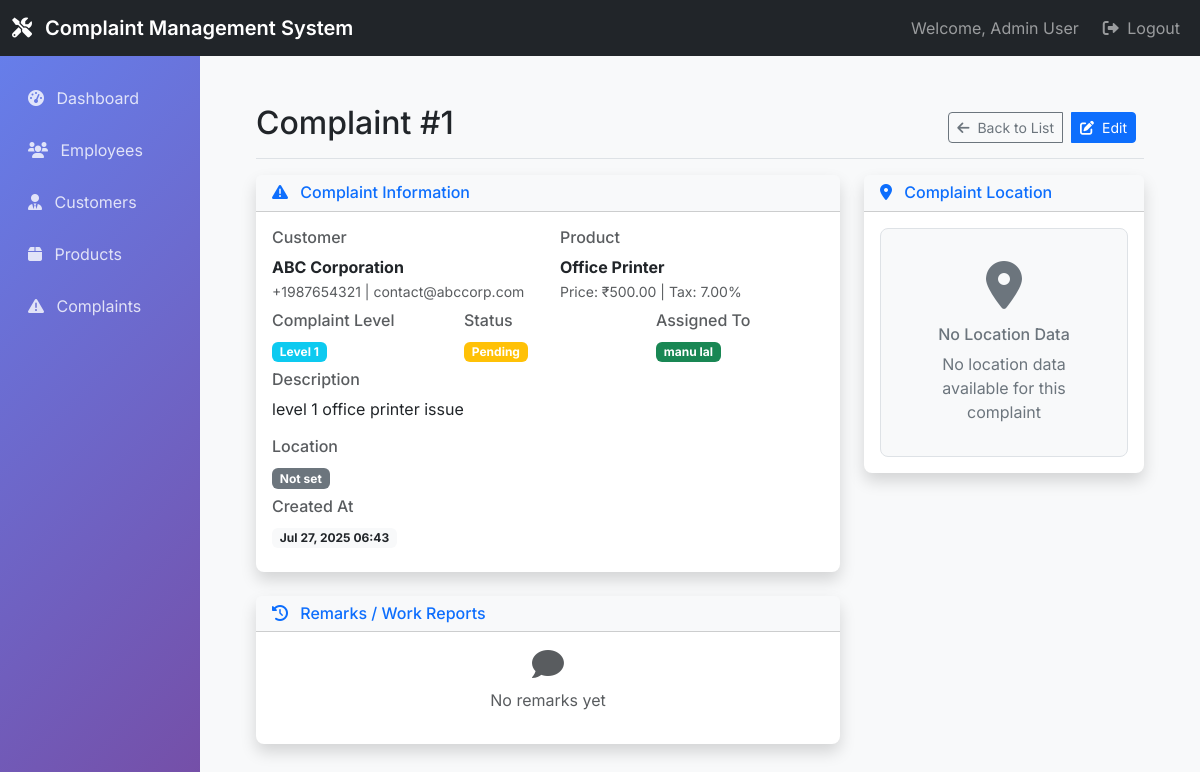
/admin_complaints/1/ (signed in), run on an earlier commit of the app's database.
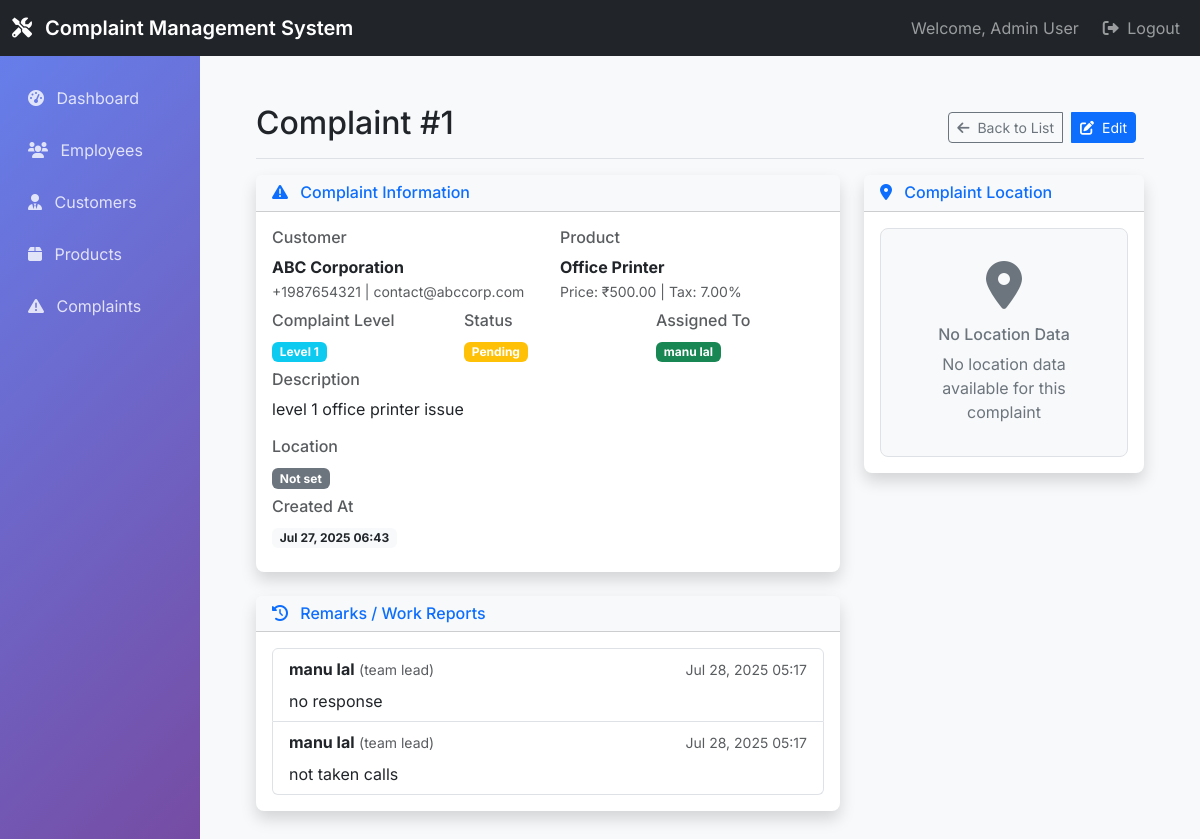
And on a later commit of the database.
### complaints/models.py (models this page shows, shortened)
class ComplaintRemark(models.Model):
    complaint = models.ForeignKey(Complaint, on_delete=models.CASCADE, related_name='remarks')
    employee = models.ForeignKey(Employee, on_delete=models.CASCADE)
    remark = models.TextField()
    timestamp = models.DateTimeField(auto_now_add=True)

class Employee(models.Model):
    user = models.OneToOneField(User, on_delete=models.CASCADE, related_name='employee_profile')
    phone = models.CharField(max_length=15)
    designation = models.CharField(max_length=100)
    salary = models.DecimalField(max_digits=10, decimal_places=2)
    address = models.TextField(blank=True, null=True)

class User(AbstractUser):
    ROLE_CHOICES = (
        ('admin', 'Admin'),
        ('employee', 'Employee'),
    )
    role = models.CharField(max_length=10, choices=ROLE_CHOICES)

### complaints/views.py (the view)
# urls.py: path('admin_complaints/<int:pk>/', views.complaint_detail, name='complaint_detail'),
@login_required
@user_passes_test(is_admin)
def complaint_detail(request, pk):
    complaint = get_object_or_404(Complaint, pk=pk)
    remarks = complaint.remarks.all().order_by('-timestamp')
    return render(request, 'admin_section/complaint_detail.html', {'complaint': complaint, 'remarks': remarks})

### complaints/views.py (called while the page is built)
def is_admin(user):
    return user.is_authenticated and user.role == 'admin'

### templates/admin_section/complaint_detail.html (shortened to what the changed rows need)
{% extends 'base.html' %}
{% block extra_css %}
<link rel="stylesheet" href="https://unpkg.com/leaflet@1.9.4/dist/leaflet.css" />
{% endblock %}
{% block content %}
<div class="d-flex justify-content-between flex-wrap flex-md-nowrap align-items-center pt-3 pb-2 mb-3 border-bottom">
    <h1 class="h2">Complaint #{{ complaint.id }}</h1>
</div>
<div class="row">
    <div class="col-md-8">
        <div class="card border-0 shadow">
            <div class="card-body">
                {% if remarks %}
                    <ul class="list-group">
                        {% for remark in remarks %}
                        <li class="list-group-item">
                            <div class="d-flex justify-content-between align-items-center">
                                <div>
                                    <strong>{{ remark.employee.user.get_full_name|default:remark.employee.user.username }}</strong>
                                    <span class="text-muted small">({{ remark.employee.designation }})</span>
                                </div>
                                <span class="text-muted small">{{ remark.timestamp|date:"M d, Y H:i" }}</span>
                            </div>
                            <div class="mt-2">{{ remark.remark }}</div>
                        </li>
                        {% endfor %}
                    </ul>
                {% else %}
                    <div class="text-center text-muted">
                        <i class="fas fa-comment fa-2x mb-2"></i>
                        <p>No remarks yet</p>
                    </div>
                {% endif %}
            </div>
        </div>
    </div>
</div>
{% endblock %}

What changed in the data, as far as the page shows it:
added ComplaintRemark: employee.user.get_full_name "manu lal", employee.designation "team lead", timestamp "Jul 28, 2025 05:17", remark "no response"
added ComplaintRemark: employee.user.get_full_name "manu lal", employee.designation "team lead", timestamp "Jul 28, 2025 05:17", remark "not taken calls"
Also different on the page:
text no longer shown: "No remarks yet"
